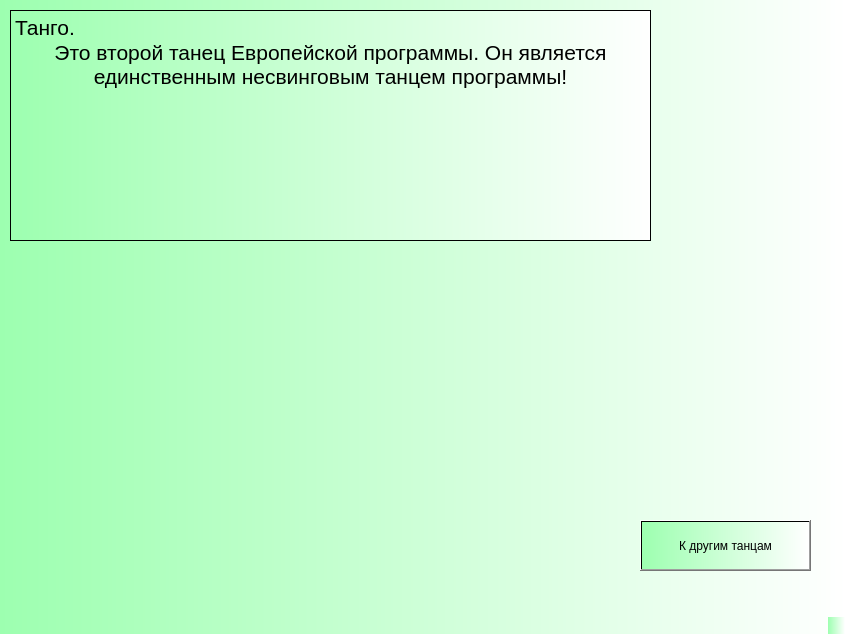
<?xml version="1.0" encoding="UTF-8"?>
<ui version="4.0">
 <class>MainWindow</class>
 <widget class="QMainWindow" name="MainWindow">
  <property name="geometry">
   <rect>
    <x>0</x>
    <y>0</y>
    <width>845</width>
    <height>634</height>
   </rect>
  </property>
  <property name="windowTitle">
   <string>MainWindow</string>
  </property>
  <property name="styleSheet">
   <string notr="true">background-color: qlineargradient(spread:pad, x1:0, y1:0, x2:1, y2:0, stop:0 rgba(157, 255, 176, 255), stop:1 rgba(255, 255, 255, 255));</string>
  </property>
  <widget class="QWidget" name="centralwidget">
   <widget class="QPushButton" name="nazad_2">
    <property name="geometry">
     <rect>
      <x>640</x>
      <y>520</y>
      <width>171</width>
      <height>51</height>
     </rect>
    </property>
    <property name="text">
     <string>К другим танцам</string>
    </property>
   </widget>
   <widget class="QTextBrowser" name="textBrowser">
    <property name="geometry">
     <rect>
      <x>10</x>
      <y>10</y>
      <width>641</width>
      <height>231</height>
     </rect>
    </property>
    <property name="html">
     <string>&lt;!DOCTYPE HTML PUBLIC &quot;-//W3C//DTD HTML 4.0//EN&quot; &quot;http://www.w3.org/TR/REC-html40/strict.dtd&quot;&gt;
&lt;html&gt;&lt;head&gt;&lt;meta name=&quot;qrichtext&quot; content=&quot;1&quot; /&gt;&lt;style type=&quot;text/css&quot;&gt;
p, li { white-space: pre-wrap; }
&lt;/style&gt;&lt;/head&gt;&lt;body style=&quot; font-family:'MS Shell Dlg 2'; font-size:8pt; font-weight:400; font-style:normal;&quot;&gt;
&lt;p style=&quot; margin-top:0px; margin-bottom:0px; margin-left:0px; margin-right:0px; -qt-block-indent:0; text-indent:0px;&quot;&gt;&lt;span style=&quot; font-size:16pt;&quot;&gt;Танго.&lt;/span&gt;&lt;/p&gt;
&lt;p align=&quot;center&quot; style=&quot; margin-top:0px; margin-bottom:0px; margin-left:0px; margin-right:0px; -qt-block-indent:0; text-indent:0px;&quot;&gt;&lt;span style=&quot; font-size:16pt;&quot;&gt;Это второй танец Европейской программы. Он является единственным несвинговым танцем программы!&lt;/span&gt;&lt;/p&gt;&lt;/body&gt;&lt;/html&gt;</string>
    </property>
   </widget>
  </widget>
  <widget class="QMenuBar" name="menubar">
   <property name="geometry">
    <rect>
     <x>0</x>
     <y>0</y>
     <width>845</width>
     <height>18</height>
    </rect>
   </property>
  </widget>
  <widget class="QStatusBar" name="statusbar"/>
 </widget>
 <resources/>
 <connections/>
</ui>
